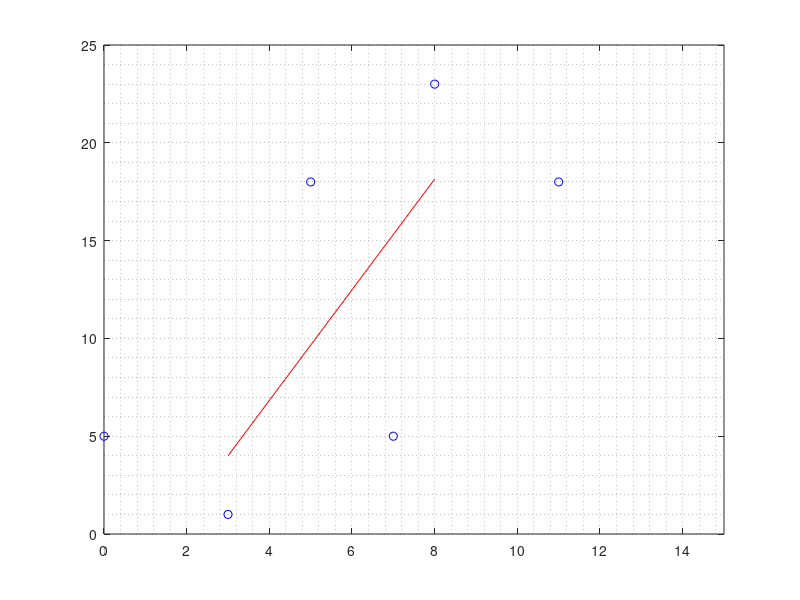

This figure's MATLAB source: (Note: this script raises an error after producing the figure.)
clear all; close all; clc;
% the minimum distance from a 2D point to a line in 2D

xs = [3 7 11 8 5 0];
ys = [1 5 18 23 18 5];
xv = [3 8];
yv = [4 18.1421];

plot(xv,yv,'r'); xlim([0 15]); ylim([0 25]); hold on; 
plot(xs,ys,'bo'); grid MINOR

for k=1:6
    % Choose hypocenter vector
    u=[xs(k) ys(k);xs(k) ys(k)];
    u1=[xs(k) ys(k)];
    
    % Construct vertices vector
    v=[ xv' yv'];
    
    % Construct distance vector from each vertex
    d=u-v;
    d1=[d(1,1) d(1,2)];
    d2=[d(2,1) d(2,2)];
    d1n=norm(d1);
    d2n=norm(d2);
    L1=sqrt((xv(2)-xv(1))^2+(yv(2)-yv(1))^2);
    
    % Find all angles and perpendicular distances to edge
    % 12 Face
    %gam12=acos(d12./(d1n.*d2n))
    [alph12,beta12,gam12]=trisol(d2n,d1n,L1,'r');
    a12=d1n.*d2n.*sin(gam12)./L1;
    
    % compute the covariance matrix for this cluster
    Cxy=cov( [xv' yv'],0);
    
    % compute the eigenvalues and eigenvectors for this cluster
    [V,D]=eig(Cxy);
    
    % save the plane unit normal vector and eigenvalue
    vec_plane(1:2)=V(1:2,1);
    xb = mean(xv);
    yb = mean(yv);
    
    % Find the perpendicular distance to the infinite plane
    vec(1:2)=vec_plane(1:2);
    u2=u1-[xb yb];
    dperp=abs(dot(u2,vec));
    
    % Find the position field for the hypocenter relative to the plane and find
    % the minimum distance.
    p2=pi/2.0;
    dmin(k)=dperp;
    if (alph12 > p2); dmin(k)=d1n; end
    if (beta12 > p2); dmin(k)=d2n; end
    
end
dmin